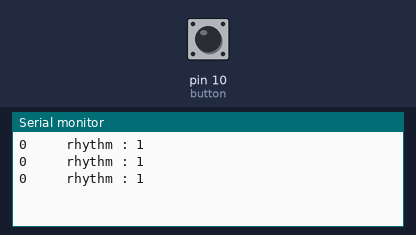
The sketch below on a simulated Arduino Uno, built with avr-gcc and run on an emulated ATmega328P. Parts: the last lines printed to the serial monitor. Inputs (shaded band) come from the test bench; at power-on: pin 10 (button) LOW.

Above: at 2.8 s.
2.9 s: pin 10 (button) pulled HIGH for 1.2 s
At 3.8 s:
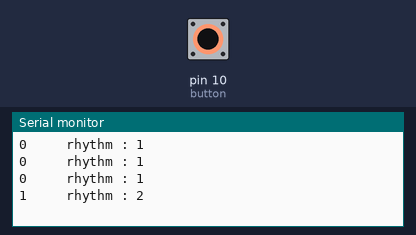
5.6 s: pin 10 (button) pulled HIGH for 1.2 s
At 6.6 s:
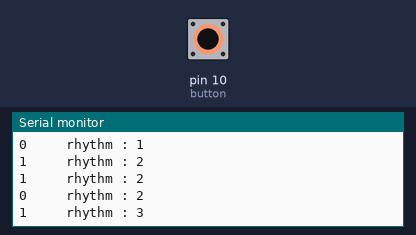
8.3 s: pin 10 (button) pulled HIGH for 3.2 s
At 9.8 s:
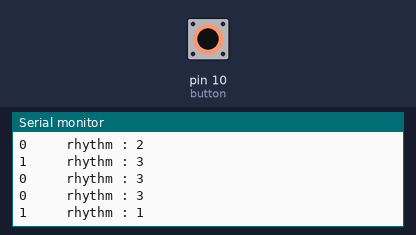
Timing chart, 0 to 11.3 s (numbered marks = the images above; inputs shaded):
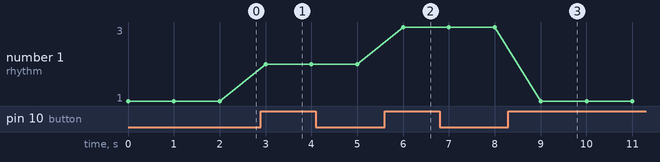

Measured:
- after the input at 2.9 s, the serial monitor: prints a new line after 0.10 s (image 1)
- after the input at 5.6 s, the serial monitor: prints a new line after 0.40 s (image 2)
- after the input at 8.3 s, the serial monitor: prints a new line after 0.70 s (image 3)
- plotted number 1: 1 → 2 after the input at 2.9 s, 2 → 3 after the input at 5.6 s

The sketch:

switch.ino
```cpp
int button = 10;          // push button
int prevstate = 0;        // 버튼 이전 상태
int buttonstate = 0;      // 버튼 현재 상태
int rhythmcount = 1;      // 박자 결정 변수

void setup() {
  // 버튼 입력
  pinMode(button, INPUT);
  Serial.begin(9600);
}

void loop() {
  // 버튼 상태를 읽음
  buttonstate = digitalRead(button);
  // 버튼이 이전상태와 다르면 (버튼을 누르면)
  if(buttonstate != prevstate){
    if(buttonstate == HIGH){
      rhythmcount++;           // 카운트 증가
      if(rhythmcount > 3){     // 카운트가 3초과이면
        rhythmcount = 1;       // 다시 1로 변경
      }
    }
    else{
    }
  }
  prevstate = buttonstate;
  Serial.print(buttonstate);
  Serial.print("     rhythm : ");
  Serial.print(rhythmcount);
  Serial.print("\n");
  delay(1000);
}
```
